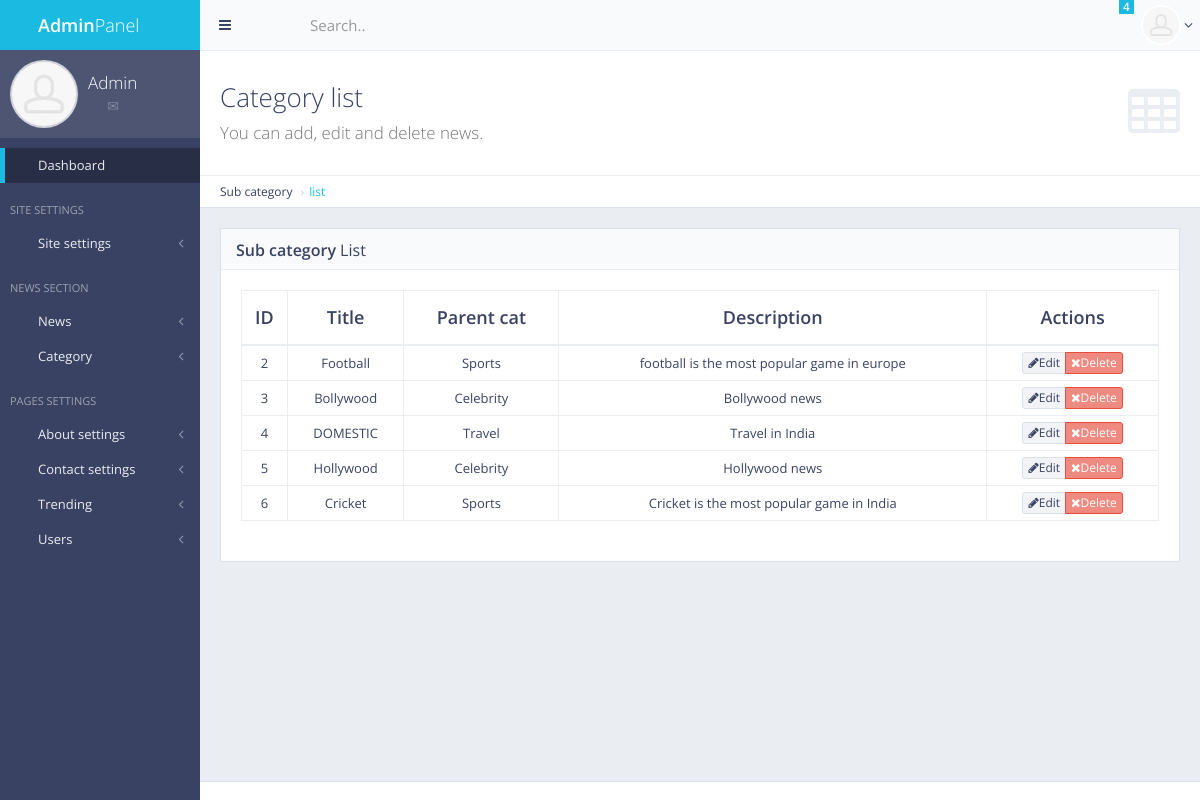
Page /panel/sub_category/list/ (signed in) on the committed database.
### subcat/models.py (models this page shows, shortened)
class Subcat(models.Model):
    name = models.CharField(max_length=50,default='-')
    catname = models.TextField(max_length=50,default='-')
    catid = models.IntegerField(default=0)
    description = models.TextField(max_length=500, default='-')

### subcat/views.py (the view)
# urls.py: url(r'^panel/sub_category/list/$', views.subcat_list, name='subcat_list'),
def subcat_list(request):
    subcat = Subcat.objects.all()
    return render(request, 'back/subcat_list.html', {'subcat':subcat})

### main/templates/back/subcat_list.html (shortened to what this page needs)
{% extends 'back/master.html' %}
{% load static %}
{% block mainblock %}
<div id="page-content">
    <div class="content-header">
        <div class="header-section">
            <h1>
                <i class="fa fa-table"></i>Category list<br><small>You can add, edit and delete news.</small>
            </h1>
        </div>
    </div>
    <ul class="breadcrumb breadcrumb-top">
        <li>Sub category</li>
        <li><a href="/panel/sub_category/list">list</a></li>
    </ul>
    <div class="block full">
        <div class="block-title">
            <h2><strong>Sub category</strong> List</h2>
        </div>
        <div class="table-responsive">
            <table id="example-datatable" class="table table-vcenter table-condensed table-bordered">
                <thead>
                    <tr>
                        <th class="text-center">ID</th>
                        <th class="text-center">Title</th>
                        <th class="text-center">Parent cat</th>
                        <th class="text-center">Description</th>
                        <th class="text-center">Actions</th>
                    </tr>
                </thead>
                <tbody>
                	{% for i in subcat %}
                    <tr>
                        <td class="text-center">{{i.pk}}</td>
                        <td class="text-center">{{i.name}}</td>
                        <td class="text-center">{{i.catname}}</td>
                        <td class="text-center">{{i.description}}</td>
                        <td class="text-center">
                            <div class="btn-group">
                                <a href="javascript:void(0)" data-toggle="tooltip" title="Edit" class="btn btn-xs btn-default"><i class="fa fa-pencil"></i>Edit</a>
                                <a href="{% url 'news_delete' i.pk %}" data-toggle="tooltip" title="Delete" class="btn btn-xs btn-danger"><i class="fa fa-times"></i>Delete</a>
                            </div>
                        </td>
                    </tr>
                    {% endfor %}
                </tbody>
            </table>
        </div>
    </div>
</div>
{% endblock %}

### rows in the picture
Subcat: pk "2", name "Football", catname "Sports", description "football is the most popular game in europe"
Subcat: pk "3", name "Bollywood", catname "Celebrity", description "Bollywood news"
Subcat: pk "4", name "DOMESTIC", catname "Travel", description "Travel in India"
Subcat: pk "5", name "Hollywood", catname "Celebrity", description "Hollywood news"
Subcat: pk "6", name "Cricket", catname "Sports", description "Cricket is the most popular game in India"
